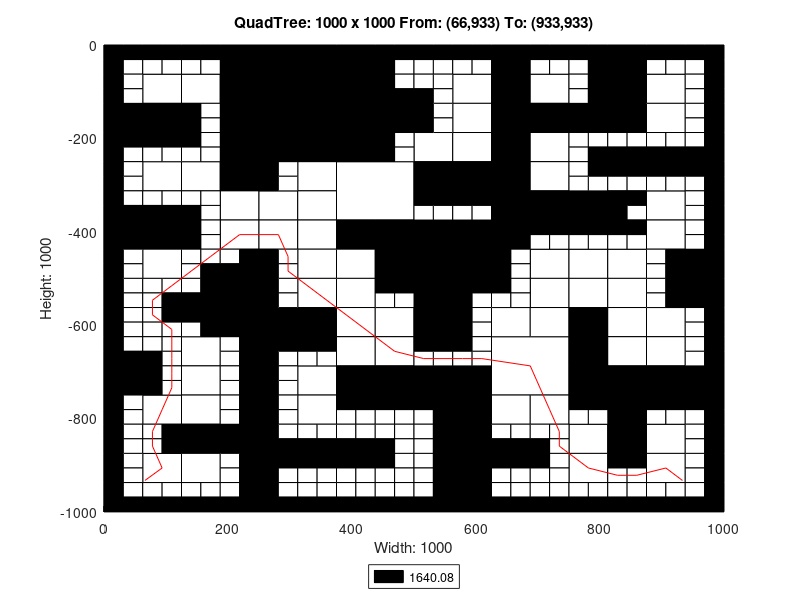

This figure's MATLAB source:
axis([0 1000 -1000 0]);
title('QuadTree: 1000 x 1000 From: (66,933) To: (933,933)');
xlabel('Width: 1000');
ylabel('Height: 1000');
rectangle('Position',[250 -125 125 125], 'FaceColor',[0 0 0]);
rectangle('Position',[250 -250 125 125], 'FaceColor',[0 0 0]);
rectangle('Position',[375 -375 125 125], 'FaceColor',[1 1 1]);
rectangle('Position',[500 -500 125 125], 'FaceColor',[0 0 0]);
rectangle('Position',[625 -750 125 125], 'FaceColor',[1 1 1]);
rectangle('Position',[62.5 -125 62.5 62.5], 'FaceColor',[1 1 1]);
rectangle('Position',[187.5 -62.5 62.5 62.5], 'FaceColor',[0 0 0]);
rectangle('Position',[125 -125 62.5 62.5], 'FaceColor',[1 1 1]);
rectangle('Position',[187.5 -125 62.5 62.5], 'FaceColor',[0 0 0]);
rectangle('Position',[0 -187.5 62.5 62.5], 'FaceColor',[0 0 0]);
rectangle('Position',[62.5 -187.5 62.5 62.5], 'FaceColor',[0 0 0]);
rectangle('Position',[187.5 -187.5 62.5 62.5], 'FaceColor',[0 0 0]);
rectangle('Position',[187.5 -250 62.5 62.5], 'FaceColor',[0 0 0]);
rectangle('Position',[375 -62.5 62.5 62.5], 'FaceColor',[0 0 0]);
rectangle('Position',[375 -125 62.5 62.5], 'FaceColor',[0 0 0]);
rectangle('Position',[375 -187.5 62.5 62.5], 'FaceColor',[0 0 0]);
rectangle('Position',[437.5 -187.5 62.5 62.5], 'FaceColor',[0 0 0]);
rectangle('Position',[375 -250 62.5 62.5], 'FaceColor',[0 0 0]);
rectangle('Position',[62.5 -312.5 62.5 62.5], 'FaceColor',[1 1 1]);
rectangle('Position',[125 -312.5 62.5 62.5], 'FaceColor',[1 1 1]);
rectangle('Position',[187.5 -312.5 62.5 62.5], 'FaceColor',[0 0 0]);
rectangle('Position',[187.5 -375 62.5 62.5], 'FaceColor',[1 1 1]);
rectangle('Position',[0 -437.5 62.5 62.5], 'FaceColor',[0 0 0]);
rectangle('Position',[62.5 -437.5 62.5 62.5], 'FaceColor',[0 0 0]);
rectangle('Position',[62.5 -500 62.5 62.5], 'FaceColor',[1 1 1]);
rectangle('Position',[187.5 -437.5 62.5 62.5], 'FaceColor',[1 1 1]);
rectangle('Position',[312.5 -312.5 62.5 62.5], 'FaceColor',[1 1 1]);
rectangle('Position',[250 -375 62.5 62.5], 'FaceColor',[1 1 1]);
rectangle('Position',[312.5 -375 62.5 62.5], 'FaceColor',[1 1 1]);
rectangle('Position',[250 -437.5 62.5 62.5], 'FaceColor',[1 1 1]);
rectangle('Position',[312.5 -437.5 62.5 62.5], 'FaceColor',[1 1 1]);
rectangle('Position',[312.5 -500 62.5 62.5], 'FaceColor',[1 1 1]);
rectangle('Position',[375 -437.5 62.5 62.5], 'FaceColor',[0 0 0]);
rectangle('Position',[437.5 -437.5 62.5 62.5], 'FaceColor',[0 0 0]);
rectangle('Position',[375 -500 62.5 62.5], 'FaceColor',[1 1 1]);
rectangle('Position',[437.5 -500 62.5 62.5], 'FaceColor',[0 0 0]);
rectangle('Position',[562.5 -125 62.5 62.5], 'FaceColor',[1 1 1]);
rectangle('Position',[625 -62.5 62.5 62.5], 'FaceColor',[0 0 0]);
rectangle('Position',[625 -125 62.5 62.5], 'FaceColor',[0 0 0]);
rectangle('Position',[687.5 -125 62.5 62.5], 'FaceColor',[1 1 1]);
rectangle('Position',[562.5 -187.5 62.5 62.5], 'FaceColor',[1 1 1]);
rectangle('Position',[500 -250 62.5 62.5], 'FaceColor',[1 1 1]);
rectangle('Position',[562.5 -250 62.5 62.5], 'FaceColor',[1 1 1]);
rectangle('Position',[625 -187.5 62.5 62.5], 'FaceColor',[0 0 0]);
rectangle('Position',[687.5 -187.5 62.5 62.5], 'FaceColor',[0 0 0]);
rectangle('Position',[625 -250 62.5 62.5], 'FaceColor',[0 0 0]);
rectangle('Position',[687.5 -250 62.5 62.5], 'FaceColor',[1 1 1]);
rectangle('Position',[812.5 -62.5 62.5 62.5], 'FaceColor',[0 0 0]);
rectangle('Position',[812.5 -125 62.5 62.5], 'FaceColor',[0 0 0]);
rectangle('Position',[875 -125 62.5 62.5], 'FaceColor',[1 1 1]);
rectangle('Position',[750 -187.5 62.5 62.5], 'FaceColor',[0 0 0]);
rectangle('Position',[812.5 -187.5 62.5 62.5], 'FaceColor',[0 0 0]);
rectangle('Position',[875 -187.5 62.5 62.5], 'FaceColor',[1 1 1]);
rectangle('Position',[500 -312.5 62.5 62.5], 'FaceColor',[0 0 0]);
rectangle('Position',[562.5 -312.5 62.5 62.5], 'FaceColor',[0 0 0]);
rectangle('Position',[625 -312.5 62.5 62.5], 'FaceColor',[0 0 0]);
rectangle('Position',[687.5 -312.5 62.5 62.5], 'FaceColor',[1 1 1]);
rectangle('Position',[625 -375 62.5 62.5], 'FaceColor',[0 0 0]);
rectangle('Position',[687.5 -375 62.5 62.5], 'FaceColor',[0 0 0]);
rectangle('Position',[625 -437.5 62.5 62.5], 'FaceColor',[0 0 0]);
rectangle('Position',[687.5 -500 62.5 62.5], 'FaceColor',[1 1 1]);
rectangle('Position',[750 -375 62.5 62.5], 'FaceColor',[0 0 0]);
rectangle('Position',[875 -375 62.5 62.5], 'FaceColor',[1 1 1]);
rectangle('Position',[750 -500 62.5 62.5], 'FaceColor',[1 1 1]);
rectangle('Position',[812.5 -500 62.5 62.5], 'FaceColor',[1 1 1]);
rectangle('Position',[875 -437.5 62.5 62.5], 'FaceColor',[1 1 1]);
rectangle('Position',[937.5 -500 62.5 62.5], 'FaceColor',[0 0 0]);
rectangle('Position',[187.5 -562.5 62.5 62.5], 'FaceColor',[0 0 0]);
rectangle('Position',[187.5 -625 62.5 62.5], 'FaceColor',[0 0 0]);
rectangle('Position',[0 -750 62.5 62.5], 'FaceColor',[0 0 0]);
rectangle('Position',[125 -687.5 62.5 62.5], 'FaceColor',[1 1 1]);
rectangle('Position',[125 -750 62.5 62.5], 'FaceColor',[1 1 1]);
rectangle('Position',[312.5 -562.5 62.5 62.5], 'FaceColor',[1 1 1]);
rectangle('Position',[250 -625 62.5 62.5], 'FaceColor',[0 0 0]);
rectangle('Position',[312.5 -625 62.5 62.5], 'FaceColor',[0 0 0]);
rectangle('Position',[375 -562.5 62.5 62.5], 'FaceColor',[1 1 1]);
rectangle('Position',[375 -625 62.5 62.5], 'FaceColor',[1 1 1]);
rectangle('Position',[437.5 -625 62.5 62.5], 'FaceColor',[1 1 1]);
rectangle('Position',[312.5 -750 62.5 62.5], 'FaceColor',[1 1 1]);
rectangle('Position',[375 -687.5 62.5 62.5], 'FaceColor',[1 1 1]);
rectangle('Position',[437.5 -687.5 62.5 62.5], 'FaceColor',[1 1 1]);
rectangle('Position',[375 -750 62.5 62.5], 'FaceColor',[0 0 0]);
rectangle('Position',[437.5 -750 62.5 62.5], 'FaceColor',[0 0 0]);
rectangle('Position',[62.5 -812.5 62.5 62.5], 'FaceColor',[1 1 1]);
rectangle('Position',[125 -812.5 62.5 62.5], 'FaceColor',[1 1 1]);
rectangle('Position',[125 -875 62.5 62.5], 'FaceColor',[0 0 0]);
rectangle('Position',[187.5 -875 62.5 62.5], 'FaceColor',[0 0 0]);
rectangle('Position',[62.5 -937.5 62.5 62.5], 'FaceColor',[1 1 1]);
rectangle('Position',[125 -937.5 62.5 62.5], 'FaceColor',[1 1 1]);
rectangle('Position',[312.5 -812.5 62.5 62.5], 'FaceColor',[1 1 1]);
rectangle('Position',[500 -562.5 62.5 62.5], 'FaceColor',[0 0 0]);
rectangle('Position',[500 -625 62.5 62.5], 'FaceColor',[0 0 0]);
rectangle('Position',[687.5 -562.5 62.5 62.5], 'FaceColor',[1 1 1]);
rectangle('Position',[625 -625 62.5 62.5], 'FaceColor',[1 1 1]);
rectangle('Position',[687.5 -625 62.5 62.5], 'FaceColor',[1 1 1]);
rectangle('Position',[500 -750 62.5 62.5], 'FaceColor',[0 0 0]);
rectangle('Position',[562.5 -750 62.5 62.5], 'FaceColor',[0 0 0]);
rectangle('Position',[750 -562.5 62.5 62.5], 'FaceColor',[1 1 1]);
rectangle('Position',[812.5 -562.5 62.5 62.5], 'FaceColor',[1 1 1]);
rectangle('Position',[750 -625 62.5 62.5], 'FaceColor',[0 0 0]);
rectangle('Position',[812.5 -625 62.5 62.5], 'FaceColor',[1 1 1]);
rectangle('Position',[937.5 -562.5 62.5 62.5], 'FaceColor',[0 0 0]);
rectangle('Position',[875 -625 62.5 62.5], 'FaceColor',[1 1 1]);
rectangle('Position',[750 -687.5 62.5 62.5], 'FaceColor',[0 0 0]);
rectangle('Position',[812.5 -687.5 62.5 62.5], 'FaceColor',[1 1 1]);
rectangle('Position',[750 -750 62.5 62.5], 'FaceColor',[0 0 0]);
rectangle('Position',[812.5 -750 62.5 62.5], 'FaceColor',[0 0 0]);
rectangle('Position',[875 -687.5 62.5 62.5], 'FaceColor',[1 1 1]);
rectangle('Position',[875 -750 62.5 62.5], 'FaceColor',[0 0 0]);
rectangle('Position',[937.5 -750 62.5 62.5], 'FaceColor',[0 0 0]);
rectangle('Position',[562.5 -812.5 62.5 62.5], 'FaceColor',[0 0 0]);
rectangle('Position',[562.5 -875 62.5 62.5], 'FaceColor',[0 0 0]);
rectangle('Position',[625 -812.5 62.5 62.5], 'FaceColor',[1 1 1]);
rectangle('Position',[687.5 -812.5 62.5 62.5], 'FaceColor',[1 1 1]);
rectangle('Position',[562.5 -937.5 62.5 62.5], 'FaceColor',[0 0 0]);
rectangle('Position',[562.5 -1000 62.5 62.5], 'FaceColor',[0 0 0]);
rectangle('Position',[812.5 -812.5 62.5 62.5], 'FaceColor',[0 0 0]);
rectangle('Position',[750 -875 62.5 62.5], 'FaceColor',[1 1 1]);
rectangle('Position',[812.5 -875 62.5 62.5], 'FaceColor',[0 0 0]);
rectangle('Position',[875 -875 62.5 62.5], 'FaceColor',[1 1 1]);
rectangle('Position',[750 -937.5 62.5 62.5], 'FaceColor',[1 1 1]);
rectangle('Position',[875 -937.5 62.5 62.5], 'FaceColor',[1 1 1]);
rectangle('Position',[0 -31.25 31.25 31.25], 'FaceColor',[0 0 0]);
rectangle('Position',[31.25 -31.25 31.25 31.25], 'FaceColor',[0 0 0]);
rectangle('Position',[0 -62.5 31.25 31.25], 'FaceColor',[0 0 0]);
rectangle('Position',[31.25 -62.5 31.25 31.25], 'FaceColor',[1 1 1]);
rectangle('Position',[62.5 -31.25 31.25 31.25], 'FaceColor',[0 0 0]);
rectangle('Position',[93.75 -31.25 31.25 31.25], 'FaceColor',[0 0 0]);
rectangle('Position',[62.5 -62.5 31.25 31.25], 'FaceColor',[1 1 1]);
rectangle('Position',[93.75 -62.5 31.25 31.25], 'FaceColor',[1 1 1]);
rectangle('Position',[0 -93.75 31.25 31.25], 'FaceColor',[0 0 0]);
rectangle('Position',[31.25 -93.75 31.25 31.25], 'FaceColor',[1 1 1]);
rectangle('Position',[0 -125 31.25 31.25], 'FaceColor',[0 0 0]);
rectangle('Position',[31.25 -125 31.25 31.25], 'FaceColor',[1 1 1]);
rectangle('Position',[125 -31.25 31.25 31.25], 'FaceColor',[0 0 0]);
rectangle('Position',[156.25 -31.25 31.25 31.25], 'FaceColor',[0 0 0]);
rectangle('Position',[125 -62.5 31.25 31.25], 'FaceColor',[1 1 1]);
rectangle('Position',[156.25 -62.5 31.25 31.25], 'FaceColor',[1 1 1]);
rectangle('Position',[0 -218.75 31.25 31.25], 'FaceColor',[0 0 0]);
rectangle('Position',[31.25 -218.75 31.25 31.25], 'FaceColor',[0 0 0]);
rectangle('Position',[0 -250 31.25 31.25], 'FaceColor',[0 0 0]);
rectangle('Position',[31.25 -250 31.25 31.25], 'FaceColor',[1 1 1]);
rectangle('Position',[62.5 -218.75 31.25 31.25], 'FaceColor',[0 0 0]);
rectangle('Position',[93.75 -218.75 31.25 31.25], 'FaceColor',[0 0 0]);
rectangle('Position',[62.5 -250 31.25 31.25], 'FaceColor',[1 1 1]);
rectangle('Position',[93.75 -250 31.25 31.25], 'FaceColor',[1 1 1]);
rectangle('Position',[125 -156.25 31.25 31.25], 'FaceColor',[0 0 0]);
rectangle('Position',[156.25 -156.25 31.25 31.25], 'FaceColor',[1 1 1]);
rectangle('Position',[125 -187.5 31.25 31.25], 'FaceColor',[0 0 0]);
rectangle('Position',[156.25 -187.5 31.25 31.25], 'FaceColor',[1 1 1]);
rectangle('Position',[125 -218.75 31.25 31.25], 'FaceColor',[0 0 0]);
rectangle('Position',[156.25 -218.75 31.25 31.25], 'FaceColor',[1 1 1]);
rectangle('Position',[125 -250 31.25 31.25], 'FaceColor',[1 1 1]);
rectangle('Position',[156.25 -250 31.25 31.25], 'FaceColor',[1 1 1]);
rectangle('Position',[437.5 -31.25 31.25 31.25], 'FaceColor',[0 0 0]);
rectangle('Position',[468.75 -31.25 31.25 31.25], 'FaceColor',[0 0 0]);
rectangle('Position',[437.5 -62.5 31.25 31.25], 'FaceColor',[0 0 0]);
rectangle('Position',[468.75 -62.5 31.25 31.25], 'FaceColor',[1 1 1]);
rectangle('Position',[437.5 -93.75 31.25 31.25], 'FaceColor',[0 0 0]);
rectangle('Position',[468.75 -93.75 31.25 31.25], 'FaceColor',[1 1 1]);
rectangle('Position',[437.5 -125 31.25 31.25], 'FaceColor',[0 0 0]);
rectangle('Position',[468.75 -125 31.25 31.25], 'FaceColor',[0 0 0]);
rectangle('Position',[437.5 -218.75 31.25 31.25], 'FaceColor',[0 0 0]);
rectangle('Position',[468.75 -218.75 31.25 31.25], 'FaceColor',[1 1 1]);
rectangle('Position',[437.5 -250 31.25 31.25], 'FaceColor',[0 0 0]);
rectangle('Position',[468.75 -250 31.25 31.25], 'FaceColor',[1 1 1]);
rectangle('Position',[0 -281.25 31.25 31.25], 'FaceColor',[0 0 0]);
rectangle('Position',[31.25 -281.25 31.25 31.25], 'FaceColor',[1 1 1]);
rectangle('Position',[0 -312.5 31.25 31.25], 'FaceColor',[0 0 0]);
rectangle('Position',[31.25 -312.5 31.25 31.25], 'FaceColor',[1 1 1]);
rectangle('Position',[0 -343.75 31.25 31.25], 'FaceColor',[0 0 0]);
rectangle('Position',[31.25 -343.75 31.25 31.25], 'FaceColor',[1 1 1]);
rectangle('Position',[0 -375 31.25 31.25], 'FaceColor',[0 0 0]);
rectangle('Position',[31.25 -375 31.25 31.25], 'FaceColor',[0 0 0]);
rectangle('Position',[62.5 -343.75 31.25 31.25], 'FaceColor',[1 1 1]);
rectangle('Position',[93.75 -343.75 31.25 31.25], 'FaceColor',[1 1 1]);
rectangle('Position',[62.5 -375 31.25 31.25], 'FaceColor',[0 0 0]);
rectangle('Position',[93.75 -375 31.25 31.25], 'FaceColor',[0 0 0]);
rectangle('Position',[125 -343.75 31.25 31.25], 'FaceColor',[1 1 1]);
rectangle('Position',[156.25 -343.75 31.25 31.25], 'FaceColor',[1 1 1]);
rectangle('Position',[125 -375 31.25 31.25], 'FaceColor',[0 0 0]);
rectangle('Position',[156.25 -375 31.25 31.25], 'FaceColor',[1 1 1]);
rectangle('Position',[0 -468.75 31.25 31.25], 'FaceColor',[0 0 0]);
rectangle('Position',[31.25 -468.75 31.25 31.25], 'FaceColor',[1 1 1]);
rectangle('Position',[0 -500 31.25 31.25], 'FaceColor',[0 0 0]);
rectangle('Position',[31.25 -500 31.25 31.25], 'FaceColor',[1 1 1]);
rectangle('Position',[125 -406.25 31.25 31.25], 'FaceColor',[0 0 0]);
rectangle('Position',[156.25 -406.25 31.25 31.25], 'FaceColor',[1 1 1]);
rectangle('Position',[125 -437.5 31.25 31.25], 'FaceColor',[0 0 0]);
rectangle('Position',[156.25 -437.5 31.25 31.25], 'FaceColor',[1 1 1]);
rectangle('Position',[125 -468.75 31.25 31.25], 'FaceColor',[1 1 1]);
rectangle('Position',[156.25 -468.75 31.25 31.25], 'FaceColor',[1 1 1]);
rectangle('Position',[125 -500 31.25 31.25], 'FaceColor',[1 1 1]);
rectangle('Position',[156.25 -500 31.25 31.25], 'FaceColor',[0 0 0]);
rectangle('Position',[187.5 -468.75 31.25 31.25], 'FaceColor',[1 1 1]);
rectangle('Position',[218.75 -468.75 31.25 31.25], 'FaceColor',[0 0 0]);
rectangle('Position',[187.5 -500 31.25 31.25], 'FaceColor',[0 0 0]);
rectangle('Position',[218.75 -500 31.25 31.25], 'FaceColor',[0 0 0]);
rectangle('Position',[250 -281.25 31.25 31.25], 'FaceColor',[0 0 0]);
rectangle('Position',[281.25 -281.25 31.25 31.25], 'FaceColor',[1 1 1]);
rectangle('Position',[250 -312.5 31.25 31.25], 'FaceColor',[0 0 0]);
rectangle('Position',[281.25 -312.5 31.25 31.25], 'FaceColor',[1 1 1]);
rectangle('Position',[250 -468.75 31.25 31.25], 'FaceColor',[0 0 0]);
rectangle('Position',[281.25 -468.75 31.25 31.25], 'FaceColor',[1 1 1]);
rectangle('Position',[250 -500 31.25 31.25], 'FaceColor',[0 0 0]);
rectangle('Position',[281.25 -500 31.25 31.25], 'FaceColor',[1 1 1]);
rectangle('Position',[500 -31.25 31.25 31.25], 'FaceColor',[0 0 0]);
rectangle('Position',[531.25 -31.25 31.25 31.25], 'FaceColor',[0 0 0]);
rectangle('Position',[500 -62.5 31.25 31.25], 'FaceColor',[1 1 1]);
rectangle('Position',[531.25 -62.5 31.25 31.25], 'FaceColor',[1 1 1]);
rectangle('Position',[562.5 -31.25 31.25 31.25], 'FaceColor',[0 0 0]);
rectangle('Position',[593.75 -31.25 31.25 31.25], 'FaceColor',[0 0 0]);
rectangle('Position',[562.5 -62.5 31.25 31.25], 'FaceColor',[1 1 1]);
rectangle('Position',[593.75 -62.5 31.25 31.25], 'FaceColor',[1 1 1]);
rectangle('Position',[500 -93.75 31.25 31.25], 'FaceColor',[1 1 1]);
rectangle('Position',[531.25 -93.75 31.25 31.25], 'FaceColor',[1 1 1]);
rectangle('Position',[500 -125 31.25 31.25], 'FaceColor',[0 0 0]);
rectangle('Position',[531.25 -125 31.25 31.25], 'FaceColor',[1 1 1]);
rectangle('Position',[687.5 -31.25 31.25 31.25], 'FaceColor',[0 0 0]);
rectangle('Position',[718.75 -31.25 31.25 31.25], 'FaceColor',[0 0 0]);
rectangle('Position',[687.5 -62.5 31.25 31.25], 'FaceColor',[1 1 1]);
rectangle('Position',[718.75 -62.5 31.25 31.25], 'FaceColor',[1 1 1]);
rectangle('Position',[500 -156.25 31.25 31.25], 'FaceColor',[0 0 0]);
rectangle('Position',[531.25 -156.25 31.25 31.25], 'FaceColor',[1 1 1]);
rectangle('Position',[500 -187.5 31.25 31.25], 'FaceColor',[0 0 0]);
rectangle('Position',[531.25 -187.5 31.25 31.25], 'FaceColor',[1 1 1]);
rectangle('Position',[750 -31.25 31.25 31.25], 'FaceColor',[0 0 0]);
rectangle('Position',[781.25 -31.25 31.25 31.25], 'FaceColor',[0 0 0]);
rectangle('Position',[750 -62.5 31.25 31.25], 'FaceColor',[1 1 1]);
rectangle('Position',[781.25 -62.5 31.25 31.25], 'FaceColor',[0 0 0]);
rectangle('Position',[750 -93.75 31.25 31.25], 'FaceColor',[1 1 1]);
rectangle('Position',[781.25 -93.75 31.25 31.25], 'FaceColor',[0 0 0]);
rectangle('Position',[750 -125 31.25 31.25], 'FaceColor',[1 1 1]);
rectangle('Position',[781.25 -125 31.25 31.25], 'FaceColor',[0 0 0]);
rectangle('Position',[875 -31.25 31.25 31.25], 'FaceColor',[0 0 0]);
rectangle('Position',[906.25 -31.25 31.25 31.25], 'FaceColor',[0 0 0]);
rectangle('Position',[875 -62.5 31.25 31.25], 'FaceColor',[1 1 1]);
rectangle('Position',[906.25 -62.5 31.25 31.25], 'FaceColor',[1 1 1]);
rectangle('Position',[937.5 -31.25 31.25 31.25], 'FaceColor',[0 0 0]);
rectangle('Position',[968.75 -31.25 31.25 31.25], 'FaceColor',[0 0 0]);
rectangle('Position',[937.5 -62.5 31.25 31.25], 'FaceColor',[1 1 1]);
rectangle('Position',[968.75 -62.5 31.25 31.25], 'FaceColor',[0 0 0]);
rectangle('Position',[937.5 -93.75 31.25 31.25], 'FaceColor',[1 1 1]);
rectangle('Position',[968.75 -93.75 31.25 31.25], 'FaceColor',[0 0 0]);
rectangle('Position',[937.5 -125 31.25 31.25], 'FaceColor',[1 1 1]);
rectangle('Position',[968.75 -125 31.25 31.25], 'FaceColor',[0 0 0]);
rectangle('Position',[750 -218.75 31.25 31.25], 'FaceColor',[1 1 1]);
rectangle('Position',[781.25 -218.75 31.25 31.25], 'FaceColor',[1 1 1]);
rectangle('Position',[750 -250 31.25 31.25], 'FaceColor',[1 1 1]);
rectangle('Position',[781.25 -250 31.25 31.25], 'FaceColor',[0 0 0]);
rectangle('Position',[812.5 -218.75 31.25 31.25], 'FaceColor',[1 1 1]);
rectangle('Position',[843.75 -218.75 31.25 31.25], 'FaceColor',[1 1 1]);
rectangle('Position',[812.5 -250 31.25 31.25], 'FaceColor',[0 0 0]);
rectangle('Position',[843.75 -250 31.25 31.25], 'FaceColor',[0 0 0]);
rectangle('Position',[937.5 -156.25 31.25 31.25], 'FaceColor',[1 1 1]);
rectangle('Position',[968.75 -156.25 31.25 31.25], 'FaceColor',[0 0 0]);
rectangle('Position',[937.5 -187.5 31.25 31.25], 'FaceColor',[1 1 1]);
rectangle('Position',[968.75 -187.5 31.25 31.25], 'FaceColor',[0 0 0]);
rectangle('Position',[875 -218.75 31.25 31.25], 'FaceColor',[1 1 1]);
rectangle('Position',[906.25 -218.75 31.25 31.25], 'FaceColor',[1 1 1]);
rectangle('Position',[875 -250 31.25 31.25], 'FaceColor',[0 0 0]);
rectangle('Position',[906.25 -250 31.25 31.25], 'FaceColor',[0 0 0]);
rectangle('Position',[937.5 -218.75 31.25 31.25], 'FaceColor',[1 1 1]);
rectangle('Position',[968.75 -218.75 31.25 31.25], 'FaceColor',[0 0 0]);
rectangle('Position',[937.5 -250 31.25 31.25], 'FaceColor',[0 0 0]);
rectangle('Position',[968.75 -250 31.25 31.25], 'FaceColor',[0 0 0]);
rectangle('Position',[500 -343.75 31.25 31.25], 'FaceColor',[0 0 0]);
rectangle('Position',[531.25 -343.75 31.25 31.25], 'FaceColor',[0 0 0]);
rectangle('Position',[500 -375 31.25 31.25], 'FaceColor',[1 1 1]);
rectangle('Position',[531.25 -375 31.25 31.25], 'FaceColor',[1 1 1]);
rectangle('Position',[562.5 -343.75 31.25 31.25], 'FaceColor',[0 0 0]);
rectangle('Position',[593.75 -343.75 31.25 31.25], 'FaceColor',[0 0 0]);
rectangle('Position',[562.5 -375 31.25 31.25], 'FaceColor',[1 1 1]);
rectangle('Position',[593.75 -375 31.25 31.25], 'FaceColor',[1 1 1]);
rectangle('Position',[687.5 -406.25 31.25 31.25], 'FaceColor',[0 0 0]);
rectangle('Position',[718.75 -406.25 31.25 31.25], 'FaceColor',[0 0 0]);
rectangle('Position',[687.5 -437.5 31.25 31.25], 'FaceColor',[1 1 1]);
rectangle('Position',[718.75 -437.5 31.25 31.25], 'FaceColor',[1 1 1]);
rectangle('Position',[625 -468.75 31.25 31.25], 'FaceColor',[0 0 0]);
rectangle('Position',[656.25 -468.75 31.25 31.25], 'FaceColor',[1 1 1]);
rectangle('Position',[625 -500 31.25 31.25], 'FaceColor',[0 0 0]);
rectangle('Position',[656.25 -500 31.25 31.25], 'FaceColor',[1 1 1]);
rectangle('Position',[750 -281.25 31.25 31.25], 'FaceColor',[1 1 1]);
rectangle('Position',[781.25 -281.25 31.25 31.25], 'FaceColor',[0 0 0]);
rectangle('Position',[750 -312.5 31.25 31.25], 'FaceColor',[1 1 1]);
rectangle('Position',[781.25 -312.5 31.25 31.25], 'FaceColor',[1 1 1]);
rectangle('Position',[812.5 -281.25 31.25 31.25], 'FaceColor',[0 0 0]);
rectangle('Position',[843.75 -281.25 31.25 31.25], 'FaceColor',[0 0 0]);
rectangle('Position',[812.5 -312.5 31.25 31.25], 'FaceColor',[1 1 1]);
rectangle('Position',[843.75 -312.5 31.25 31.25], 'FaceColor',[1 1 1]);
rectangle('Position',[812.5 -343.75 31.25 31.25], 'FaceColor',[0 0 0]);
rectangle('Position',[843.75 -343.75 31.25 31.25], 'FaceColor',[0 0 0]);
rectangle('Position',[812.5 -375 31.25 31.25], 'FaceColor',[0 0 0]);
rectangle('Position',[843.75 -375 31.25 31.25], 'FaceColor',[1 1 1]);
rectangle('Position',[875 -281.25 31.25 31.25], 'FaceColor',[0 0 0]);
rectangle('Position',[906.25 -281.25 31.25 31.25], 'FaceColor',[0 0 0]);
rectangle('Position',[875 -312.5 31.25 31.25], 'FaceColor',[1 1 1]);
rectangle('Position',[906.25 -312.5 31.25 31.25], 'FaceColor',[1 1 1]);
rectangle('Position',[937.5 -281.25 31.25 31.25], 'FaceColor',[0 0 0]);
rectangle('Position',[968.75 -281.25 31.25 31.25], 'FaceColor',[0 0 0]);
rectangle('Position',[937.5 -312.5 31.25 31.25], 'FaceColor',[1 1 1]);
rectangle('Position',[968.75 -312.5 31.25 31.25], 'FaceColor',[0 0 0]);
rectangle('Position',[937.5 -343.75 31.25 31.25], 'FaceColor',[1 1 1]);
rectangle('Position',[968.75 -343.75 31.25 31.25], 'FaceColor',[0 0 0]);
rectangle('Position',[937.5 -375 31.25 31.25], 'FaceColor',[1 1 1]);
rectangle('Position',[968.75 -375 31.25 31.25], 'FaceColor',[0 0 0]);
rectangle('Position',[750 -406.25 31.25 31.25], 'FaceColor',[0 0 0]);
rectangle('Position',[781.25 -406.25 31.25 31.25], 'FaceColor',[0 0 0]);
rectangle('Position',[750 -437.5 31.25 31.25], 'FaceColor',[1 1 1]);
rectangle('Position',[781.25 -437.5 31.25 31.25], 'FaceColor',[1 1 1]);
rectangle('Position',[812.5 -406.25 31.25 31.25], 'FaceColor',[0 0 0]);
rectangle('Position',[843.75 -406.25 31.25 31.25], 'FaceColor',[0 0 0]);
rectangle('Position',[812.5 -437.5 31.25 31.25], 'FaceColor',[1 1 1]);
rectangle('Position',[843.75 -437.5 31.25 31.25], 'FaceColor',[1 1 1]);
rectangle('Position',[937.5 -406.25 31.25 31.25], 'FaceColor',[1 1 1]);
rectangle('Position',[968.75 -406.25 31.25 31.25], 'FaceColor',[0 0 0]);
rectangle('Position',[937.5 -437.5 31.25 31.25], 'FaceColor',[1 1 1]);
rectangle('Position',[968.75 -437.5 31.25 31.25], 'FaceColor',[0 0 0]);
rectangle('Position',[875 -468.75 31.25 31.25], 'FaceColor',[1 1 1]);
rectangle('Position',[906.25 -468.75 31.25 31.25], 'FaceColor',[0 0 0]);
rectangle('Position',[875 -500 31.25 31.25], 'FaceColor',[1 1 1]);
rectangle('Position',[906.25 -500 31.25 31.25], 'FaceColor',[0 0 0]);
rectangle('Position',[0 -531.25 31.25 31.25], 'FaceColor',[0 0 0]);
rectangle('Position',[31.25 -531.25 31.25 31.25], 'FaceColor',[1 1 1]);
rectangle('Position',[0 -562.5 31.25 31.25], 'FaceColor',[0 0 0]);
rectangle('Position',[31.25 -562.5 31.25 31.25], 'FaceColor',[1 1 1]);
rectangle('Position',[62.5 -531.25 31.25 31.25], 'FaceColor',[1 1 1]);
rectangle('Position',[93.75 -531.25 31.25 31.25], 'FaceColor',[1 1 1]);
rectangle('Position',[62.5 -562.5 31.25 31.25], 'FaceColor',[1 1 1]);
rectangle('Position',[93.75 -562.5 31.25 31.25], 'FaceColor',[0 0 0]);
rectangle('Position',[0 -593.75 31.25 31.25], 'FaceColor',[0 0 0]);
rectangle('Position',[31.25 -593.75 31.25 31.25], 'FaceColor',[1 1 1]);
rectangle('Position',[0 -625 31.25 31.25], 'FaceColor',[0 0 0]);
rectangle('Position',[31.25 -625 31.25 31.25], 'FaceColor',[1 1 1]);
rectangle('Position',[62.5 -593.75 31.25 31.25], 'FaceColor',[1 1 1]);
rectangle('Position',[93.75 -593.75 31.25 31.25], 'FaceColor',[0 0 0]);
rectangle('Position',[62.5 -625 31.25 31.25], 'FaceColor',[1 1 1]);
rectangle('Position',[93.75 -625 31.25 31.25], 'FaceColor',[1 1 1]);
rectangle('Position',[125 -531.25 31.25 31.25], 'FaceColor',[1 1 1]);
rectangle('Position',[156.25 -531.25 31.25 31.25], 'FaceColor',[0 0 0]);
rectangle('Position',[125 -562.5 31.25 31.25], 'FaceColor',[0 0 0]);
rectangle('Position',[156.25 -562.5 31.25 31.25], 'FaceColor',[0 0 0]);
rectangle('Position',[125 -593.75 31.25 31.25], 'FaceColor',[0 0 0]);
rectangle('Position',[156.25 -593.75 31.25 31.25], 'FaceColor',[0 0 0]);
rectangle('Position',[125 -625 31.25 31.25], 'FaceColor',[1 1 1]);
rectangle('Position',[156.25 -625 31.25 31.25], 'FaceColor',[0 0 0]);
rectangle('Position',[0 -656.25 31.25 31.25], 'FaceColor',[0 0 0]);
rectangle('Position',[31.25 -656.25 31.25 31.25], 'FaceColor',[1 1 1]);
rectangle('Position',[0 -687.5 31.25 31.25], 'FaceColor',[0 0 0]);
rectangle('Position',[31.25 -687.5 31.25 31.25], 'FaceColor',[0 0 0]);
rectangle('Position',[62.5 -656.25 31.25 31.25], 'FaceColor',[1 1 1]);
rectangle('Position',[93.75 -656.25 31.25 31.25], 'FaceColor',[1 1 1]);
rectangle('Position',[62.5 -687.5 31.25 31.25], 'FaceColor',[0 0 0]);
rectangle('Position',[93.75 -687.5 31.25 31.25], 'FaceColor',[1 1 1]);
rectangle('Position',[62.5 -718.75 31.25 31.25], 'FaceColor',[0 0 0]);
rectangle('Position',[93.75 -718.75 31.25 31.25], 'FaceColor',[1 1 1]);
rectangle('Position',[62.5 -750 31.25 31.25], 'FaceColor',[0 0 0]);
rectangle('Position',[93.75 -750 31.25 31.25], 'FaceColor',[1 1 1]);
rectangle('Position',[187.5 -656.25 31.25 31.25], 'FaceColor',[1 1 1]);
rectangle('Position',[218.75 -656.25 31.25 31.25], 'FaceColor',[0 0 0]);
rectangle('Position',[187.5 -687.5 31.25 31.25], 'FaceColor',[1 1 1]);
rectangle('Position',[218.75 -687.5 31.25 31.25], 'FaceColor',[0 0 0]);
rectangle('Position',[187.5 -718.75 31.25 31.25], 'FaceColor',[1 1 1]);
rectangle('Position',[218.75 -718.75 31.25 31.25], 'FaceColor',[0 0 0]);
rectangle('Position',[187.5 -750 31.25 31.25], 'FaceColor',[1 1 1]);
rectangle('Position',[218.75 -750 31.25 31.25], 'FaceColor',[0 0 0]);
rectangle('Position',[250 -531.25 31.25 31.25], 'FaceColor',[0 0 0]);
rectangle('Position',[281.25 -531.25 31.25 31.25], 'FaceColor',[1 1 1]);
rectangle('Position',[250 -562.5 31.25 31.25], 'FaceColor',[0 0 0]);
rectangle('Position',[281.25 -562.5 31.25 31.25], 'FaceColor',[1 1 1]);
rectangle('Position',[437.5 -531.25 31.25 31.25], 'FaceColor',[0 0 0]);
rectangle('Position',[468.75 -531.25 31.25 31.25], 'FaceColor',[0 0 0]);
rectangle('Position',[437.5 -562.5 31.25 31.25], 'FaceColor',[1 1 1]);
rectangle('Position',[468.75 -562.5 31.25 31.25], 'FaceColor',[1 1 1]);
rectangle('Position',[250 -656.25 31.25 31.25], 'FaceColor',[0 0 0]);
rectangle('Position',[281.25 -656.25 31.25 31.25], 'FaceColor',[0 0 0]);
rectangle('Position',[250 -687.5 31.25 31.25], 'FaceColor',[0 0 0]);
rectangle('Position',[281.25 -687.5 31.25 31.25], 'FaceColor',[1 1 1]);
rectangle('Position',[312.5 -656.25 31.25 31.25], 'FaceColor',[0 0 0]);
rectangle('Position',[343.75 -656.25 31.25 31.25], 'FaceColor',[0 0 0]);
rectangle('Position',[312.5 -687.5 31.25 31.25], 'FaceColor',[1 1 1]);
rectangle('Position',[343.75 -687.5 31.25 31.25], 'FaceColor',[1 1 1]);
rectangle('Position',[250 -718.75 31.25 31.25], 'FaceColor',[0 0 0]);
rectangle('Position',[281.25 -718.75 31.25 31.25], 'FaceColor',[1 1 1]);
rectangle('Position',[250 -750 31.25 31.25], 'FaceColor',[0 0 0]);
rectangle('Position',[281.25 -750 31.25 31.25], 'FaceColor',[1 1 1]);
rectangle('Position',[0 -781.25 31.25 31.25], 'FaceColor',[0 0 0]);
rectangle('Position',[31.25 -781.25 31.25 31.25], 'FaceColor',[1 1 1]);
rectangle('Position',[0 -812.5 31.25 31.25], 'FaceColor',[0 0 0]);
rectangle('Position',[31.25 -812.5 31.25 31.25], 'FaceColor',[1 1 1]);
rectangle('Position',[0 -843.75 31.25 31.25], 'FaceColor',[0 0 0]);
rectangle('Position',[31.25 -843.75 31.25 31.25], 'FaceColor',[1 1 1]);
rectangle('Position',[0 -875 31.25 31.25], 'FaceColor',[0 0 0]);
rectangle('Position',[31.25 -875 31.25 31.25], 'FaceColor',[1 1 1]);
rectangle('Position',[62.5 -843.75 31.25 31.25], 'FaceColor',[1 1 1]);
rectangle('Position',[93.75 -843.75 31.25 31.25], 'FaceColor',[0 0 0]);
rectangle('Position',[62.5 -875 31.25 31.25], 'FaceColor',[1 1 1]);
rectangle('Position',[93.75 -875 31.25 31.25], 'FaceColor',[0 0 0]);
rectangle('Position',[187.5 -781.25 31.25 31.25], 'FaceColor',[1 1 1]);
rectangle('Position',[218.75 -781.25 31.25 31.25], 'FaceColor',[0 0 0]);
rectangle('Position',[187.5 -812.5 31.25 31.25], 'FaceColor',[1 1 1]);
rectangle('Position',[218.75 -812.5 31.25 31.25], 'FaceColor',[0 0 0]);
rectangle('Position',[0 -906.25 31.25 31.25], 'FaceColor',[0 0 0]);
rectangle('Position',[31.25 -906.25 31.25 31.25], 'FaceColor',[1 1 1]);
rectangle('Position',[0 -937.5 31.25 31.25], 'FaceColor',[0 0 0]);
rectangle('Position',[31.25 -937.5 31.25 31.25], 'FaceColor',[1 1 1]);
rectangle('Position',[0 -968.75 31.25 31.25], 'FaceColor',[0 0 0]);
rectangle('Position',[31.25 -968.75 31.25 31.25], 'FaceColor',[1 1 1]);
rectangle('Position',[0 -1000 31.25 31.25], 'FaceColor',[0 0 0]);
rectangle('Position',[31.25 -1000 31.25 31.25], 'FaceColor',[0 0 0]);
rectangle('Position',[62.5 -968.75 31.25 31.25], 'FaceColor',[1 1 1]);
rectangle('Position',[93.75 -968.75 31.25 31.25], 'FaceColor',[1 1 1]);
rectangle('Position',[62.5 -1000 31.25 31.25], 'FaceColor',[0 0 0]);
rectangle('Position',[93.75 -1000 31.25 31.25], 'FaceColor',[0 0 0]);
rectangle('Position',[187.5 -906.25 31.25 31.25], 'FaceColor',[1 1 1]);
rectangle('Position',[218.75 -906.25 31.25 31.25], 'FaceColor',[0 0 0]);
rectangle('Position',[187.5 -937.5 31.25 31.25], 'FaceColor',[1 1 1]);
rectangle('Position',[218.75 -937.5 31.25 31.25], 'FaceColor',[0 0 0]);
rectangle('Position',[125 -968.75 31.25 31.25], 'FaceColor',[1 1 1]);
rectangle('Position',[156.25 -968.75 31.25 31.25], 'FaceColor',[1 1 1]);
rectangle('Position',[125 -1000 31.25 31.25], 'FaceColor',[0 0 0]);
rectangle('Position',[156.25 -1000 31.25 31.25], 'FaceColor',[0 0 0]);
rectangle('Position',[187.5 -968.75 31.25 31.25], 'FaceColor',[1 1 1]);
rectangle('Position',[218.75 -968.75 31.25 31.25], 'FaceColor',[0 0 0]);
rectangle('Position',[187.5 -1000 31.25 31.25], 'FaceColor',[0 0 0]);
rectangle('Position',[218.75 -1000 31.25 31.25], 'FaceColor',[0 0 0]);
rectangle('Position',[250 -781.25 31.25 31.25], 'FaceColor',[0 0 0]);
rectangle('Position',[281.25 -781.25 31.25 31.25], 'FaceColor',[1 1 1]);
rectangle('Position',[250 -812.5 31.25 31.25], 'FaceColor',[0 0 0]);
rectangle('Position',[281.25 -812.5 31.25 31.25], 'FaceColor',[1 1 1]);
rectangle('Position',[250 -843.75 31.25 31.25], 'FaceColor',[0 0 0]);
rectangle('Position',[281.25 -843.75 31.25 31.25], 'FaceColor',[1 1 1]);
rectangle('Position',[250 -875 31.25 31.25], 'FaceColor',[0 0 0]);
rectangle('Position',[281.25 -875 31.25 31.25], 'FaceColor',[0 0 0]);
rectangle('Position',[312.5 -843.75 31.25 31.25], 'FaceColor',[1 1 1]);
rectangle('Position',[343.75 -843.75 31.25 31.25], 'FaceColor',[1 1 1]);
rectangle('Position',[312.5 -875 31.25 31.25], 'FaceColor',[0 0 0]);
rectangle('Position',[343.75 -875 31.25 31.25], 'FaceColor',[0 0 0]);
rectangle('Position',[375 -781.25 31.25 31.25], 'FaceColor',[0 0 0]);
rectangle('Position',[406.25 -781.25 31.25 31.25], 'FaceColor',[0 0 0]);
rectangle('Position',[375 -812.5 31.25 31.25], 'FaceColor',[1 1 1]);
rectangle('Position',[406.25 -812.5 31.25 31.25], 'FaceColor',[1 1 1]);
rectangle('Position',[437.5 -781.25 31.25 31.25], 'FaceColor',[0 0 0]);
rectangle('Position',[468.75 -781.25 31.25 31.25], 'FaceColor',[0 0 0]);
rectangle('Position',[437.5 -812.5 31.25 31.25], 'FaceColor',[1 1 1]);
rectangle('Position',[468.75 -812.5 31.25 31.25], 'FaceColor',[1 1 1]);
rectangle('Position',[375 -843.75 31.25 31.25], 'FaceColor',[1 1 1]);
rectangle('Position',[406.25 -843.75 31.25 31.25], 'FaceColor',[1 1 1]);
rectangle('Position',[375 -875 31.25 31.25], 'FaceColor',[0 0 0]);
rectangle('Position',[406.25 -875 31.25 31.25], 'FaceColor',[0 0 0]);
rectangle('Position',[437.5 -843.75 31.25 31.25], 'FaceColor',[1 1 1]);
rectangle('Position',[468.75 -843.75 31.25 31.25], 'FaceColor',[1 1 1]);
rectangle('Position',[437.5 -875 31.25 31.25], 'FaceColor',[0 0 0]);
rectangle('Position',[468.75 -875 31.25 31.25], 'FaceColor',[1 1 1]);
rectangle('Position',[250 -906.25 31.25 31.25], 'FaceColor',[0 0 0]);
rectangle('Position',[281.25 -906.25 31.25 31.25], 'FaceColor',[0 0 0]);
rectangle('Position',[250 -937.5 31.25 31.25], 'FaceColor',[0 0 0]);
rectangle('Position',[281.25 -937.5 31.25 31.25], 'FaceColor',[1 1 1]);
rectangle('Position',[312.5 -906.25 31.25 31.25], 'FaceColor',[0 0 0]);
rectangle('Position',[343.75 -906.25 31.25 31.25], 'FaceColor',[0 0 0]);
rectangle('Position',[312.5 -937.5 31.25 31.25], 'FaceColor',[1 1 1]);
rectangle('Position',[343.75 -937.5 31.25 31.25], 'FaceColor',[1 1 1]);
rectangle('Position',[250 -968.75 31.25 31.25], 'FaceColor',[0 0 0]);
rectangle('Position',[281.25 -968.75 31.25 31.25], 'FaceColor',[1 1 1]);
rectangle('Position',[250 -1000 31.25 31.25], 'FaceColor',[0 0 0]);
rectangle('Position',[281.25 -1000 31.25 31.25], 'FaceColor',[0 0 0]);
rectangle('Position',[312.5 -968.75 31.25 31.25], 'FaceColor',[1 1 1]);
rectangle('Position',[343.75 -968.75 31.25 31.25], 'FaceColor',[1 1 1]);
rectangle('Position',[312.5 -1000 31.25 31.25], 'FaceColor',[0 0 0]);
rectangle('Position',[343.75 -1000 31.25 31.25], 'FaceColor',[0 0 0]);
rectangle('Position',[375 -906.25 31.25 31.25], 'FaceColor',[0 0 0]);
rectangle('Position',[406.25 -906.25 31.25 31.25], 'FaceColor',[0 0 0]);
rectangle('Position',[375 -937.5 31.25 31.25], 'FaceColor',[1 1 1]);
rectangle('Position',[406.25 -937.5 31.25 31.25], 'FaceColor',[1 1 1]);
rectangle('Position',[437.5 -906.25 31.25 31.25], 'FaceColor',[0 0 0]);
rectangle('Position',[468.75 -906.25 31.25 31.25], 'FaceColor',[1 1 1]);
rectangle('Position',[437.5 -937.5 31.25 31.25], 'FaceColor',[1 1 1]);
rectangle('Position',[468.75 -937.5 31.25 31.25], 'FaceColor',[1 1 1]);
rectangle('Position',[375 -968.75 31.25 31.25], 'FaceColor',[1 1 1]);
rectangle('Position',[406.25 -968.75 31.25 31.25], 'FaceColor',[1 1 1]);
rectangle('Position',[375 -1000 31.25 31.25], 'FaceColor',[0 0 0]);
rectangle('Position',[406.25 -1000 31.25 31.25], 'FaceColor',[0 0 0]);
rectangle('Position',[437.5 -968.75 31.25 31.25], 'FaceColor',[1 1 1]);
rectangle('Position',[468.75 -968.75 31.25 31.25], 'FaceColor',[1 1 1]);
rectangle('Position',[437.5 -1000 31.25 31.25], 'FaceColor',[0 0 0]);
rectangle('Position',[468.75 -1000 31.25 31.25], 'FaceColor',[0 0 0]);
rectangle('Position',[562.5 -531.25 31.25 31.25], 'FaceColor',[0 0 0]);
rectangle('Position',[593.75 -531.25 31.25 31.25], 'FaceColor',[0 0 0]);
rectangle('Position',[562.5 -562.5 31.25 31.25], 'FaceColor',[0 0 0]);
rectangle('Position',[593.75 -562.5 31.25 31.25], 'FaceColor',[1 1 1]);
rectangle('Position',[562.5 -593.75 31.25 31.25], 'FaceColor',[0 0 0]);
rectangle('Position',[593.75 -593.75 31.25 31.25], 'FaceColor',[1 1 1]);
rectangle('Position',[562.5 -625 31.25 31.25], 'FaceColor',[0 0 0]);
rectangle('Position',[593.75 -625 31.25 31.25], 'FaceColor',[1 1 1]);
rectangle('Position',[625 -531.25 31.25 31.25], 'FaceColor',[0 0 0]);
rectangle('Position',[656.25 -531.25 31.25 31.25], 'FaceColor',[1 1 1]);
rectangle('Position',[625 -562.5 31.25 31.25], 'FaceColor',[1 1 1]);
rectangle('Position',[656.25 -562.5 31.25 31.25], 'FaceColor',[1 1 1]);
rectangle('Position',[500 -656.25 31.25 31.25], 'FaceColor',[0 0 0]);
rectangle('Position',[531.25 -656.25 31.25 31.25], 'FaceColor',[0 0 0]);
rectangle('Position',[500 -687.5 31.25 31.25], 'FaceColor',[1 1 1]);
rectangle('Position',[531.25 -687.5 31.25 31.25], 'FaceColor',[1 1 1]);
rectangle('Position',[562.5 -656.25 31.25 31.25], 'FaceColor',[0 0 0]);
rectangle('Position',[593.75 -656.25 31.25 31.25], 'FaceColor',[1 1 1]);
rectangle('Position',[562.5 -687.5 31.25 31.25], 'FaceColor',[1 1 1]);
rectangle('Position',[593.75 -687.5 31.25 31.25], 'FaceColor',[1 1 1]);
rectangle('Position',[875 -531.25 31.25 31.25], 'FaceColor',[1 1 1]);
rectangle('Position',[906.25 -531.25 31.25 31.25], 'FaceColor',[0 0 0]);
rectangle('Position',[875 -562.5 31.25 31.25], 'FaceColor',[1 1 1]);
rectangle('Position',[906.25 -562.5 31.25 31.25], 'FaceColor',[0 0 0]);
rectangle('Position',[937.5 -593.75 31.25 31.25], 'FaceColor',[1 1 1]);
rectangle('Position',[968.75 -593.75 31.25 31.25], 'FaceColor',[0 0 0]);
rectangle('Position',[937.5 -625 31.25 31.25], 'FaceColor',[1 1 1]);
rectangle('Position',[968.75 -625 31.25 31.25], 'FaceColor',[0 0 0]);
rectangle('Position',[937.5 -656.25 31.25 31.25], 'FaceColor',[1 1 1]);
rectangle('Position',[968.75 -656.25 31.25 31.25], 'FaceColor',[0 0 0]);
rectangle('Position',[937.5 -687.5 31.25 31.25], 'FaceColor',[1 1 1]);
rectangle('Position',[968.75 -687.5 31.25 31.25], 'FaceColor',[0 0 0]);
rectangle('Position',[500 -781.25 31.25 31.25], 'FaceColor',[0 0 0]);
rectangle('Position',[531.25 -781.25 31.25 31.25], 'FaceColor',[0 0 0]);
rectangle('Position',[500 -812.5 31.25 31.25], 'FaceColor',[1 1 1]);
rectangle('Position',[531.25 -812.5 31.25 31.25], 'FaceColor',[0 0 0]);
rectangle('Position',[500 -843.75 31.25 31.25], 'FaceColor',[1 1 1]);
rectangle('Position',[531.25 -843.75 31.25 31.25], 'FaceColor',[0 0 0]);
rectangle('Position',[500 -875 31.25 31.25], 'FaceColor',[1 1 1]);
rectangle('Position',[531.25 -875 31.25 31.25], 'FaceColor',[0 0 0]);
rectangle('Position',[625 -843.75 31.25 31.25], 'FaceColor',[1 1 1]);
rectangle('Position',[656.25 -843.75 31.25 31.25], 'FaceColor',[1 1 1]);
rectangle('Position',[625 -875 31.25 31.25], 'FaceColor',[0 0 0]);
rectangle('Position',[656.25 -875 31.25 31.25], 'FaceColor',[0 0 0]);
rectangle('Position',[687.5 -843.75 31.25 31.25], 'FaceColor',[1 1 1]);
rectangle('Position',[718.75 -843.75 31.25 31.25], 'FaceColor',[1 1 1]);
rectangle('Position',[687.5 -875 31.25 31.25], 'FaceColor',[0 0 0]);
rectangle('Position',[718.75 -875 31.25 31.25], 'FaceColor',[1 1 1]);
rectangle('Position',[500 -906.25 31.25 31.25], 'FaceColor',[1 1 1]);
rectangle('Position',[531.25 -906.25 31.25 31.25], 'FaceColor',[0 0 0]);
rectangle('Position',[500 -937.5 31.25 31.25], 'FaceColor',[1 1 1]);
rectangle('Position',[531.25 -937.5 31.25 31.25], 'FaceColor',[0 0 0]);
rectangle('Position',[500 -968.75 31.25 31.25], 'FaceColor',[1 1 1]);
rectangle('Position',[531.25 -968.75 31.25 31.25], 'FaceColor',[0 0 0]);
rectangle('Position',[500 -1000 31.25 31.25], 'FaceColor',[0 0 0]);
rectangle('Position',[531.25 -1000 31.25 31.25], 'FaceColor',[0 0 0]);
rectangle('Position',[625 -906.25 31.25 31.25], 'FaceColor',[0 0 0]);
rectangle('Position',[656.25 -906.25 31.25 31.25], 'FaceColor',[0 0 0]);
rectangle('Position',[625 -937.5 31.25 31.25], 'FaceColor',[1 1 1]);
rectangle('Position',[656.25 -937.5 31.25 31.25], 'FaceColor',[1 1 1]);
rectangle('Position',[687.5 -906.25 31.25 31.25], 'FaceColor',[0 0 0]);
rectangle('Position',[718.75 -906.25 31.25 31.25], 'FaceColor',[1 1 1]);
rectangle('Position',[687.5 -937.5 31.25 31.25], 'FaceColor',[1 1 1]);
rectangle('Position',[718.75 -937.5 31.25 31.25], 'FaceColor',[1 1 1]);
rectangle('Position',[625 -968.75 31.25 31.25], 'FaceColor',[1 1 1]);
rectangle('Position',[656.25 -968.75 31.25 31.25], 'FaceColor',[1 1 1]);
rectangle('Position',[625 -1000 31.25 31.25], 'FaceColor',[0 0 0]);
rectangle('Position',[656.25 -1000 31.25 31.25], 'FaceColor',[0 0 0]);
rectangle('Position',[687.5 -968.75 31.25 31.25], 'FaceColor',[1 1 1]);
rectangle('Position',[718.75 -968.75 31.25 31.25], 'FaceColor',[1 1 1]);
rectangle('Position',[687.5 -1000 31.25 31.25], 'FaceColor',[0 0 0]);
rectangle('Position',[718.75 -1000 31.25 31.25], 'FaceColor',[0 0 0]);
rectangle('Position',[750 -781.25 31.25 31.25], 'FaceColor',[0 0 0]);
rectangle('Position',[781.25 -781.25 31.25 31.25], 'FaceColor',[0 0 0]);
rectangle('Position',[750 -812.5 31.25 31.25], 'FaceColor',[1 1 1]);
rectangle('Position',[781.25 -812.5 31.25 31.25], 'FaceColor',[1 1 1]);
rectangle('Position',[875 -781.25 31.25 31.25], 'FaceColor',[0 0 0]);
rectangle('Position',[906.25 -781.25 31.25 31.25], 'FaceColor',[0 0 0]);
rectangle('Position',[875 -812.5 31.25 31.25], 'FaceColor',[1 1 1]);
rectangle('Position',[906.25 -812.5 31.25 31.25], 'FaceColor',[1 1 1]);
rectangle('Position',[937.5 -781.25 31.25 31.25], 'FaceColor',[0 0 0]);
rectangle('Position',[968.75 -781.25 31.25 31.25], 'FaceColor',[0 0 0]);
rectangle('Position',[937.5 -812.5 31.25 31.25], 'FaceColor',[1 1 1]);
rectangle('Position',[968.75 -812.5 31.25 31.25], 'FaceColor',[0 0 0]);
rectangle('Position',[937.5 -843.75 31.25 31.25], 'FaceColor',[1 1 1]);
rectangle('Position',[968.75 -843.75 31.25 31.25], 'FaceColor',[0 0 0]);
rectangle('Position',[937.5 -875 31.25 31.25], 'FaceColor',[1 1 1]);
rectangle('Position',[968.75 -875 31.25 31.25], 'FaceColor',[0 0 0]);
rectangle('Position',[812.5 -906.25 31.25 31.25], 'FaceColor',[0 0 0]);
rectangle('Position',[843.75 -906.25 31.25 31.25], 'FaceColor',[0 0 0]);
rectangle('Position',[812.5 -937.5 31.25 31.25], 'FaceColor',[1 1 1]);
rectangle('Position',[843.75 -937.5 31.25 31.25], 'FaceColor',[1 1 1]);
rectangle('Position',[750 -968.75 31.25 31.25], 'FaceColor',[1 1 1]);
rectangle('Position',[781.25 -968.75 31.25 31.25], 'FaceColor',[1 1 1]);
rectangle('Position',[750 -1000 31.25 31.25], 'FaceColor',[0 0 0]);
rectangle('Position',[781.25 -1000 31.25 31.25], 'FaceColor',[0 0 0]);
rectangle('Position',[812.5 -968.75 31.25 31.25], 'FaceColor',[1 1 1]);
rectangle('Position',[843.75 -968.75 31.25 31.25], 'FaceColor',[1 1 1]);
rectangle('Position',[812.5 -1000 31.25 31.25], 'FaceColor',[0 0 0]);
rectangle('Position',[843.75 -1000 31.25 31.25], 'FaceColor',[0 0 0]);
rectangle('Position',[937.5 -906.25 31.25 31.25], 'FaceColor',[1 1 1]);
rectangle('Position',[968.75 -906.25 31.25 31.25], 'FaceColor',[0 0 0]);
rectangle('Position',[937.5 -937.5 31.25 31.25], 'FaceColor',[1 1 1]);
rectangle('Position',[968.75 -937.5 31.25 31.25], 'FaceColor',[0 0 0]);
rectangle('Position',[875 -968.75 31.25 31.25], 'FaceColor',[1 1 1]);
rectangle('Position',[906.25 -968.75 31.25 31.25], 'FaceColor',[1 1 1]);
rectangle('Position',[875 -1000 31.25 31.25], 'FaceColor',[0 0 0]);
rectangle('Position',[906.25 -1000 31.25 31.25], 'FaceColor',[0 0 0]);
rectangle('Position',[937.5 -968.75 31.25 31.25], 'FaceColor',[1 1 1]);
rectangle('Position',[968.75 -968.75 31.25 31.25], 'FaceColor',[0 0 0]);
rectangle('Position',[937.5 -1000 31.25 31.25], 'FaceColor',[0 0 0]);
rectangle('Position',[968.75 -1000 31.25 31.25], 'FaceColor',[0 0 0]);
X=[933,906.25,859.375,828.125,781.25,734.375,734.375,718.75,687.5,609.375,578.125,546.875,515.625,468.75,406.25,343.75,296.875,296.875,281.25,218.75,171.875,140.625,109.375,78.125,78.125,109.375,109.375,109.375,109.375,109.375,93.75,78.125,78.125,93.75,66];
Y=[-933,-906.25,-921.875,-921.875,-906.25,-859.375,-828.125,-781.25,-687.5,-671.875,-671.875,-671.875,-671.875,-656.25,-593.75,-531.25,-484.375,-453.125,-406.25,-406.25,-453.125,-484.375,-515.625,-546.875,-578.125,-609.375,-640.625,-671.875,-703.125,-734.375,-781.25,-828.125,-859.375,-906.25,-933];
hold on;
plot(X,Y,'r');
legend('1640.08','Location','southoutside');
